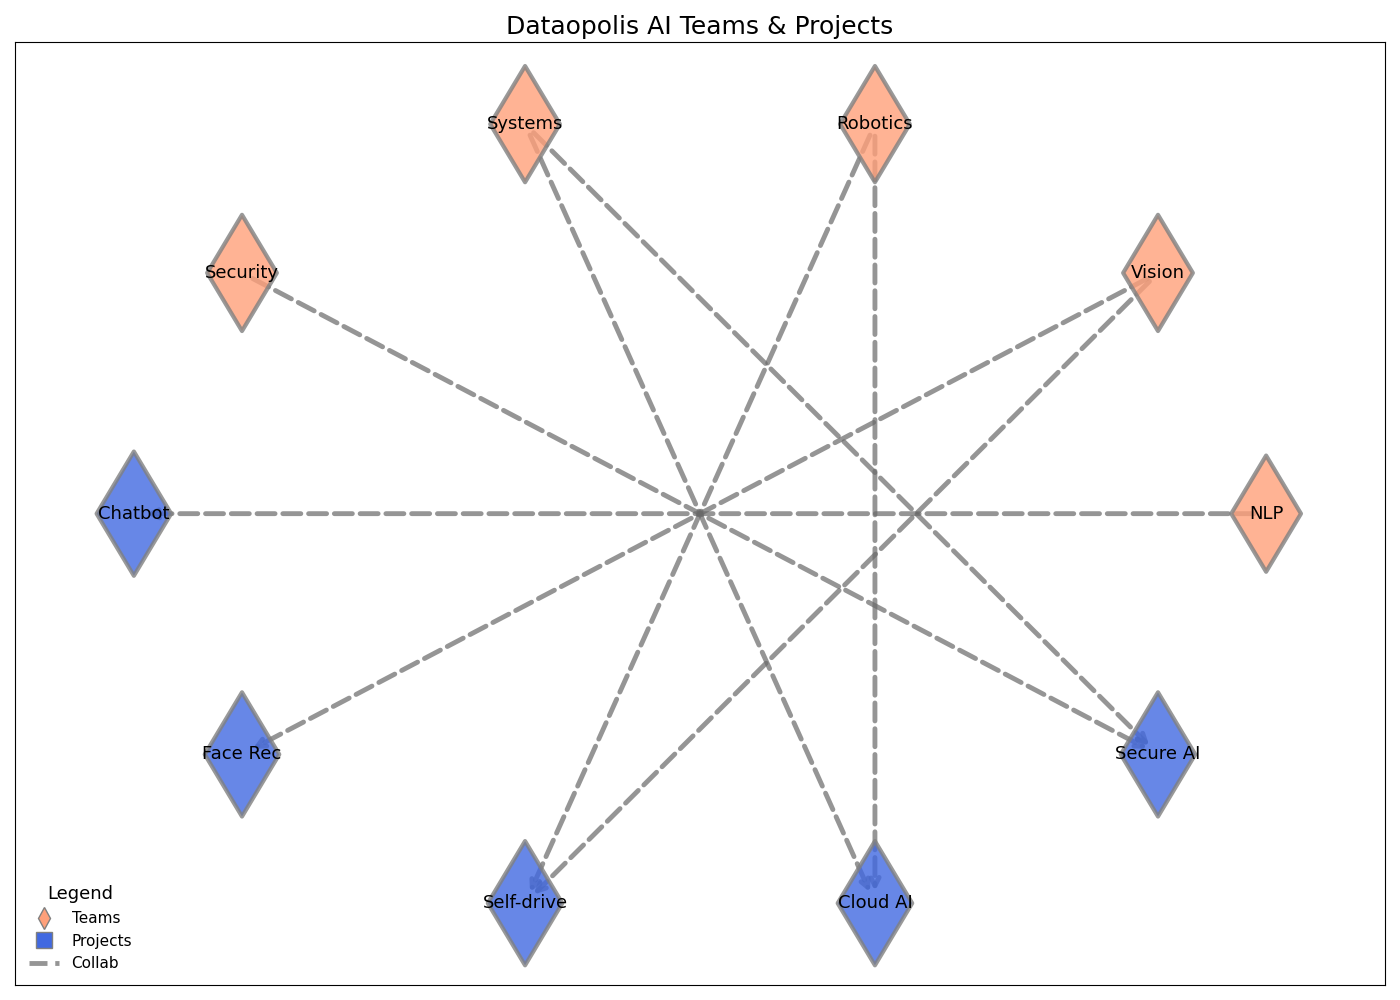

Recreate this plot in Python.
import matplotlib.pyplot as plt
import networkx as nx

teams = ["NLP", "Vision", "Robotics", "Systems", "Security"]
projects = ["Chatbot", "Face Rec", "Self-drive", "Cloud AI", "Secure AI"]

G = nx.DiGraph()

G.add_nodes_from(teams, type='team')
G.add_nodes_from(projects, type='project')

edges = [
    ("NLP", "Chatbot"),
    ("Vision", "Face Rec"),
    ("Vision", "Self-drive"),
    ("Robotics", "Self-drive"),
    ("Robotics", "Cloud AI"),
    ("Systems", "Cloud AI"),
    ("Systems", "Secure AI"),
    ("Security", "Secure AI")
]

G.add_edges_from(edges)

pos = nx.circular_layout(G)

fig, ax = plt.subplots(figsize=(14, 10))

node_colors = ['lightsalmon' if G.nodes[node]['type'] == 'team' else 'royalblue' for node in G.nodes()]
node_sizes = [3500 if G.nodes[node]['type'] == 'team' else 4000 for node in G.nodes()]

nx.draw_networkx_nodes(G, pos, node_size=node_sizes, node_color=node_colors, edgecolors='gray', linewidths=3, alpha=0.8, node_shape='d')

nx.draw_networkx_edges(G, pos, edgelist=edges, arrows=True, arrowstyle='->', arrowsize=15, width=3.5, edge_color='dimgray', alpha=0.7, style='dashed')

nx.draw_networkx_labels(G, pos, font_size=13, font_weight='normal')

ax.set_title('Dataopolis AI Teams & Projects', fontsize=18, fontweight='normal', ha='center')

team_patch = plt.Line2D([0], [0], marker='d', color='w', label='Teams', markersize=11, markerfacecolor='lightsalmon', markeredgecolor='gray')
project_patch = plt.Line2D([0], [0], marker='s', color='w', label='Projects', markersize=11, markerfacecolor='royalblue', markeredgecolor='gray')
edge_patch = plt.Line2D([0], [0], linestyle='--', color='dimgray', lw=3.5, alpha=0.7, label='Collab')

plt.legend(handles=[team_patch, project_patch, edge_patch], loc='lower left', fontsize=11, title='Legend', title_fontsize=13, frameon=False)

plt.tight_layout()
plt.show()
